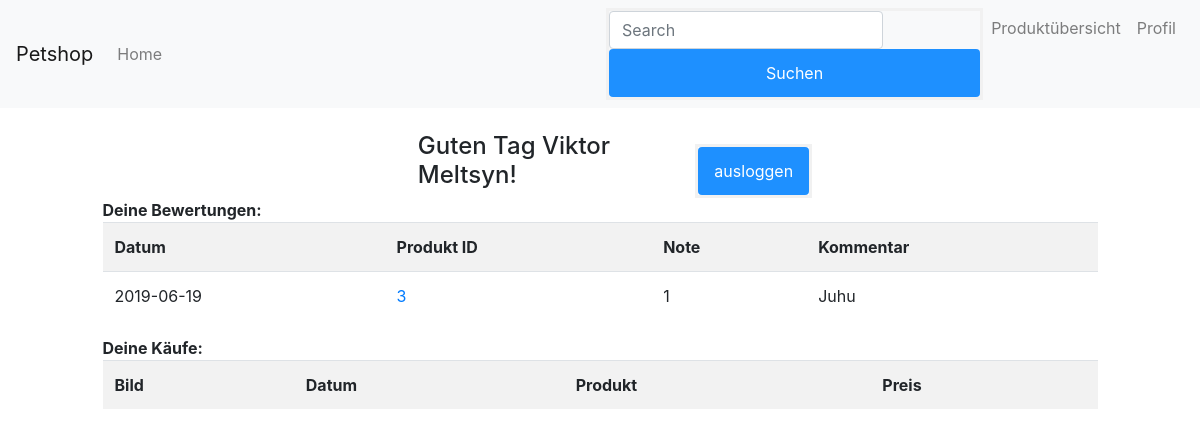
The app's page /profil.php (signed in) with its own data.
### tables this page shows
CREATE TABLE `user` (
  `Vorname` text NOT NULL,
  `Nachname` text NOT NULL,
  `Email` text NOT NULL,
  `Username` text NOT NULL,
  `Passwort` text NOT NULL
);

CREATE TABLE `profil` (
  `Username` text NOT NULL,
  `Datum` date NOT NULL,
  `Kommentar` text NOT NULL,
  `Note` double NOT NULL,
  `Artikel` text NOT NULL
);

### profil.php (the view, shortened to what this page needs)
<?php
include "inc/head.php";
include "inc/nav.php";
include "inc/config.php";
if (isset($_SESSION['Username'])) {
    $user = $_SESSION['Username'];
}
else{
    header("location:login.php");
}
$query1 = "SELECT * FROM user WHERE Username = '$user'";
$result = mysqli_query($con, $query1);
if ($row = mysqli_fetch_assoc($result)) {
    $vorname = $row['Vorname'];
    $nachname = $row['Nachname'];
?>
 <div class="pageContainer">
    <div class="row justify-content-center">
        <div class="col-3">
            <br><h4>Guten Tag <?php echo $vorname," ", $nachname ;}?>!</h4>
        </div>
        <div class="row align-items-end">
            <form method="post" action="php/logout.php">
                <button class="btn btn-outline-success my-2 my-sm-0" type="submit" name="logoutBtn">ausloggen</button>
            </form>
        </div>
    </div>
     <div class="row justify-content-center">
        <div class="col-10">
            <table class="table table-striped">
                <thead><b>Deine Bewertungen:</b> </thead>
                <tr>
                    <th scope="col">Datum</th>
                    <th scope="col">Produkt ID</th>
                    <th scope="col">Note</th>
                    <th scope="col">Kommentar</th>
                </tr>
                <?php
                $query2 = "SELECT * FROM profil WHERE Username = '$user'";
                $result2= mysqli_query($con, $query2);
                while ($row = mysqli_fetch_assoc($result2)) {
                    $datum = $row['Datum'];
                    $kommentar = $row['Kommentar'];
                    $note = $row['Note'];
                    $produktId = $row['Artikel'];
                    ?>
                <tr>
                    <td><?php echo $datum ?></td>
                    <td><a href="produktansicht.php?ID=<?php echo $produktId ?>"><?php echo $produktId ?></a></td>
                    <td><?php echo $note ?></td>
                    <td><?php echo $kommentar ?></td>
                </tr><?php } ?>
            </table>
        </div>
    </div>
    <div class="row justify-content-center">
        <div class="col-10">
            <table class="table table-striped">
                <thead><b>Deine Käufe:</b> </thead>
                <tr>
                    <th scope="col">Bild</th>
                    <th scope="col">Datum</th>
                    <th scope="col">Produkt</th>
                    <th scope="col">Preis</th>
                </tr>
            </table>
        </div>
    </div>
 </div>
<?php
include "inc/bottom.php";

### css/style_index.css (style rules this page uses)
form { border: 3px solid #f1f1f1; }
button { background-color: #4CAF50; color: white; padding: 14px 20px; margin: 8px 0; border: none; cursor: pointer; width: 100%; }
.btn { background-color: DodgerBlue; border: none; color: white; padding: 12px 16px; font-size: 16px; cursor: pointer; }

### records on screen
user: Vorname "Viktor", Nachname "Meltsyn"
profil: Datum "2019-06-19", Artikel "3", Note "1", Kommentar "Juhu"
